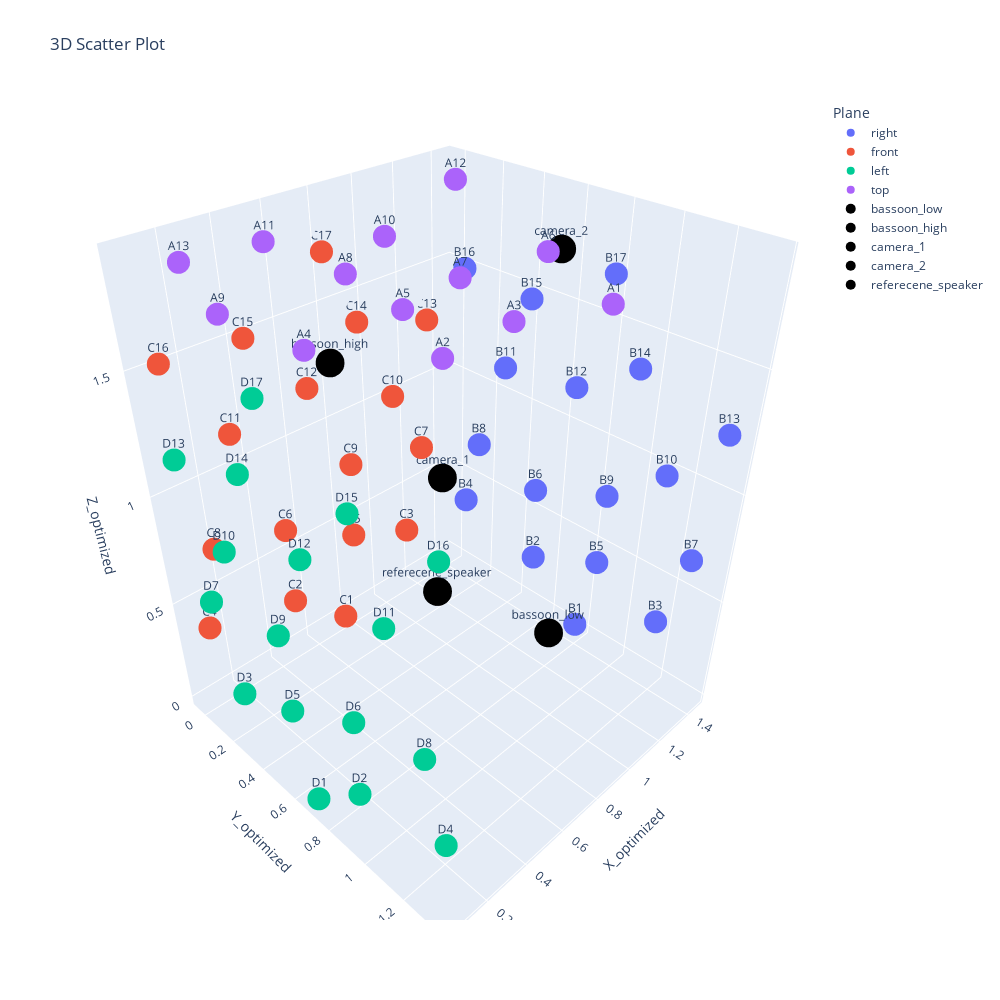

The notebook cell this image was saved under:
### Code cell
fig = px.scatter_3d(mic_coords, x='X_optimized', y='Y_optimized', z='Z_optimized', text='Mic_Index', title='3D Scatter Plot', color='Plane', width=1000, height=1000)


# Add the single point to the existing figure
fig.add_trace(go.Scatter3d(
    x=[bassoon_low[0]],  # x-coordinate of the single point
    y=[bassoon_low[1]],  # y-coordinate of the single point
    z=[bassoon_low[2]],  # z-coordinate of the single point
    mode='markers+text',  # Include markers and optional text
    marker=dict(size=10, color='black'),  # Customize the marker style
    text=['bassoon_low'],  # Optional text label for the point
    name='bassoon_low'  # Legend entry
))

# Add the single point to the existing figure
fig.add_trace(go.Scatter3d(
    x=[bassoon_high[0]],  # x-coordinate of the single point
    y=[bassoon_high[1]],  # y-coordinate of the single point
    z=[bassoon_high[2]],  # z-coordinate of the single point
    mode='markers+text',  # Include markers and optional text
    marker=dict(size=10, color='black'),  # Customize the marker style
    text=['bassoon_high'],  # Optional text label for the point
    name='bassoon_high'  # Legend entry
))

# Add the single point to the existing figure
fig.add_trace(go.Scatter3d(
    x=[camera_1[0]],  # x-coordinate of the single point
    y=[camera_1[1]],  # y-coordinate of the single point
    z=[camera_1[2]],  # z-coordinate of the single point
    mode='markers+text',  # Include markers and optional text
    marker=dict(size=10, color='black'),  # Customize the marker style
    text=['camera_1'],  # Optional text label for the point
    name='camera_1'  # Legend entry
))

# Add the single point to the existing figure
fig.add_trace(go.Scatter3d(
    x=[camera_2[0]],  # x-coordinate of the single point
    y=[camera_2[1]],  # y-coordinate of the single point
    z=[camera_2[2]],  # z-coordinate of the single point
    mode='markers+text',  # Include markers and optional text
    marker=dict(size=10, color='black'),  # Customize the marker style
    text=['camera_2'],  # Optional text label for the point
    name='camera_2'  # Legend entry
))

# Add the single point to the existing figure
fig.add_trace(go.Scatter3d(
    x=[referecene_speaker[0]],  # x-coordinate of the single point
    y=[referecene_speaker[1]],  # y-coordinate of the single point
    z=[referecene_speaker[2]],  # z-coordinate of the single point
    mode='markers+text',  # Include markers and optional text
    marker=dict(size=10, color='black'),  # Customize the marker style
    text=['referecene_speaker'],  # Optional text label for the point
    name='referecene_speaker'  # Legend entry
))

fig.update_layout(scene=dict(
    xaxis=dict(range=[1.5, 0]), # x-Achse umdrehen - "linke hand regel"
))

# Plot anzeigen
fig.show()

### Figure 1 — Plotly figure (JSON) as saved in the notebook; plotly's stock layout.template omitted (floating-point values rounded to 4 significant figures)
{"data": [{"hovertemplate": "Plane=right<br>X_optimized=%{x}<br>Y_optimized=%{y}<br>Z_optimized=%{z}<br>Mic_Index=%{text}<extra></extra>", "legendgroup": "right", "marker": {"color": "#636efa", "symbol": "circle"}, "mode": "markers+text", "name": "right", "scene": "scene", "showlegend": true, "text": ["B1", "B2", "B3", "B4", "B5", "B6", "B7", "B8", "B9", "B10", "B11", "B12", "B13", "B14", "B15", "B16", "B17"], "type": "scatter3d", "x": [1.432, 1.422, 1.43, 1.414, 1.422, 1.412, 1.421, 1.406, 1.413, 1.411, 1.396, 1.4, 1.406, 1.398, 1.389, 1.384, 1.388], "y": [0.7724, 0.5195, 1.17, 0.1086, 0.8595, 0.5176, 1.285, 0.1917, 0.8797, 1.133, 0.3368, 0.6978, 1.35, 0.9709, 0.4629, 0.115, 0.833], "z": [0.03017, 0.2761, 0.2971, 0.39, 0.435, 0.639, 0.6819, 0.7279, 0.7839, 0.9988, 1.158, 1.204, 1.267, 1.382, 1.495, 1.52, 1.699]}, {"hovertemplate": "Plane=front<br>X_optimized=%{x}<br>Y_optimized=%{y}<br>Z_optimized=%{z}<br>Mic_Index=%{text}<extra></extra>", "legendgroup": "front", "marker": {"color": "#EF553B", "symbol": "circle"}, "mode": "markers+text", "name": "front", "scene": "scene", "showlegend": true, "text": ["C1", "C2", "C3", "C4", "C5", "C6", "C7", "C8", "C9", "C10", "C11", "C12", "C13", "C14", "C15", "C16", "C17"], "type": "scatter3d", "x": [0.7469, 0.4928, 1.145, 0.08386, 0.8346, 0.4916, 1.259, 0.1646, 0.8534, 1.106, 0.3113, 0.6742, 1.32, 0.944, 0.426, 0.09209, 0.8058], "y": [0.01005, 0.008529, -0.006885, 0.01444, -0.003968, -0.002305, -0.0211, 0.002524, -0.01481, -0.02705, -0.01377, -0.02333, -0.04001, -0.03488, -0.0264, -0.0195, -0.04119], "z": [0.03299, 0.2769, 0.2969, 0.3898, 0.4348, 0.6397, 0.6847, 0.7267, 0.7827, 0.9996, 1.159, 1.203, 1.27, 1.384, 1.494, 1.517, 1.7]}, {"hovertemplate": "Plane=left<br>X_optimized=%{x}<br>Y_optimized=%{y}<br>Z_optimized=%{z}<br>Mic_Index=%{text}<extra></extra>", "legendgroup": "left", "marker": {"color": "#00cc96", "symbol": "circle"}, "mode": "markers+text", "name": "left", "scene": "scene", "showlegend": true, "text": ["D1", "D2", "D3", "D4", "D5", "D6", "D7", "D8", "D9", "D10", "D11", "D12", "D13", "D14", "D15", "D16", "D17"], "type": "scatter3d", "x": [0.03827, 0.03831, 0.02835, 0.04273, 0.0309, 0.03297, 0.02081, 0.03647, 0.02542, 0.01841, 0.02785, 0.02176, 0.01116, 0.01504, 0.02104, 0.02575, 0.01239], "y": [0.6994, 0.9504, 0.3015, 1.362, 0.6115, 0.9545, 0.1856, 1.279, 0.5916, 0.3397, 1.133, 0.7707, 0.1247, 0.5007, 1.014, 1.356, 0.6398], "z": [0.01063, 0.2576, 0.2766, 0.3726, 0.4146, 0.6176, 0.6646, 0.7076, 0.7606, 0.9775, 1.137, 1.183, 1.247, 1.362, 1.472, 1.498, 1.677]}, {"hovertemplate": "Plane=top<br>X_optimized=%{x}<br>Y_optimized=%{y}<br>Z_optimized=%{z}<br>Mic_Index=%{text}<extra></extra>", "legendgroup": "top", "marker": {"color": "#ab63fa", "symbol": "circle"}, "mode": "markers+text", "name": "top", "scene": "scene", "showlegend": true, "text": ["A1", "A2", "A3", "A4", "A5", "A6", "A7", "A8", "A9", "A10", "A11", "A12", "A13"], "type": "scatter3d", "x": [0.8493, 0.2803, 0.5693, 0.0633, 0.4113, 1.028, 0.6843, 0.4653, 0.0343, 0.7593, 0.4543, 1.349, 0.1673], "y": [1.212, 1.113, 1.093, 0.8297, 0.8227, 0.8217, 0.7757, 0.5137, 0.4867, 0.3587, 0.1207, 0.09467, 0.08267], "z": [1.871, 1.871, 1.871, 1.871, 1.871, 1.871, 1.871, 1.871, 1.871, 1.871, 1.871, 1.871, 1.871]}, {"marker": {"color": "black", "size": 10}, "mode": "markers+text", "name": "bassoon_low", "text": ["bassoon_low"], "type": "scatter3d", "x": [0.9708], "y": [0.983], "z": [0.4132]}, {"marker": {"color": "black", "size": 10}, "mode": "markers+text", "name": "bassoon_high", "text": ["bassoon_high"], "type": "scatter3d", "x": [0.5306], "y": [0.3204], "z": [1.485]}, {"marker": {"color": "black", "size": 10}, "mode": "markers+text", "name": "camera_1", "text": ["camera_1"], "type": "scatter3d", "x": [1.324], "y": [0.04429], "z": [0.5235]}, {"marker": {"color": "black", "size": 10}, "mode": "markers+text", "name": "camera_2", "text": ["camera_2"], "type": "scatter3d", "x": [1.162], "y": [0.7677], "z": [1.83]}, {"marker": {"color": "black", "size": 10}, "mode": "markers+text", "name": "referecene_speaker", "text": ["referecene_speaker"], "type": "scatter3d", "x": [0.7244], "y": [0.6271], "z": [0.5561]}], "layout": {"height": 1000, "legend": {"title": {"text": "Plane"}, "tracegroupgap": 0}, "scene": {"domain": {"x": [0, 1], "y": [0, 1]}, "xaxis": {"range": [1.5, 0], "title": {"text": "X_optimized"}}, "yaxis": {"title": {"text": "Y_optimized"}}, "zaxis": {"title": {"text": "Z_optimized"}}}, "title": {"text": "3D Scatter Plot"}, "width": 1000}}
